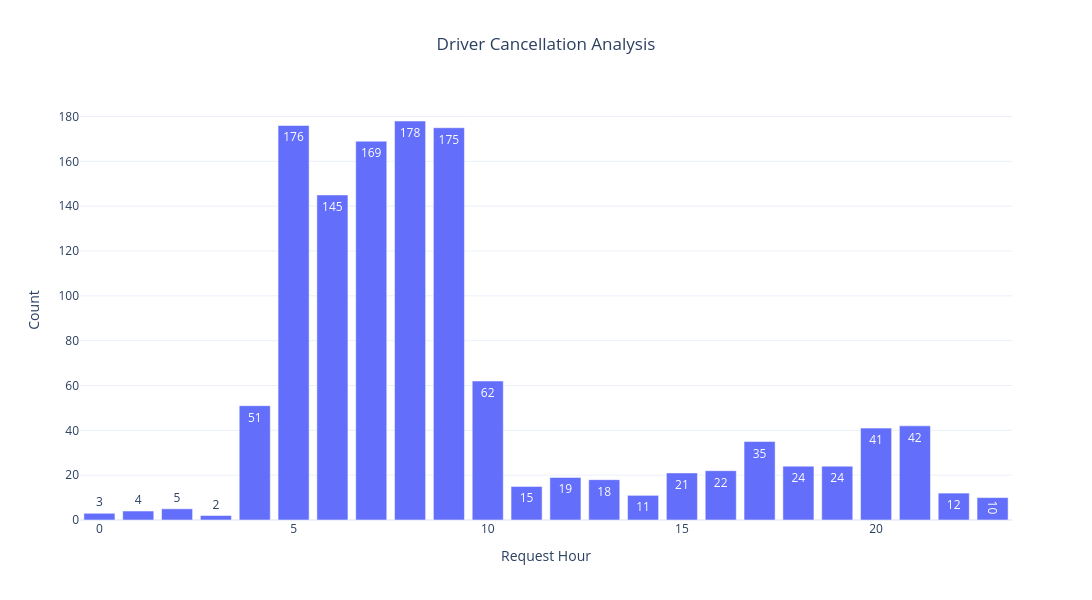

Notebook code for this chart:
### Code cell
cancelled = df[df['Status'] == 'Cancelled']

cancel_hour = cancelled.groupby('Request Hour').size().reset_index(name='Count')

fig = px.bar(
    cancel_hour,
    x='Request Hour',
    y='Count',
    text='Count',
    title='Driver Cancellation Analysis'
)

fig.update_layout(
    title_x=0.5,
    width=1100,
    height=600
)

fig.show()

### Figure 1 — Plotly figure (JSON) as saved in the notebook; plotly's stock layout.template omitted (floating-point values rounded to 4 significant figures)
{"data": [{"hovertemplate": "Request Hour=%{x}<br>Count=%{text}<extra></extra>", "legendgroup": "", "marker": {"color": "#636efa", "pattern": {"shape": ""}}, "name": "", "orientation": "v", "showlegend": false, "text": [3.0, 4.0, 5.0, 2.0, 51.0, 176.0, 145.0, 169.0, 178.0, 175.0, 62.0, 15.0, 19.0, 18.0, 11.0, 21.0, 22.0, 35.0, 24.0, 24.0, 41.0, 42.0, 12.0, 10.0], "textposition": "auto", "type": "bar", "x": [0, 1, 2, 3, 4, 5, 6, 7, 8, 9, 10, 11, 12, 13, 14, 15, 16, 17, 18, 19, 20, 21, 22, 23], "xaxis": "x", "y": [3, 4, 5, 2, 51, 176, 145, 169, 178, 175, 62, 15, 19, 18, 11, 21, 22, 35, 24, 24, 41, 42, 12, 10], "yaxis": "y"}], "layout": {"barmode": "relative", "height": 600, "legend": {"tracegroupgap": 0}, "title": {"text": "Driver Cancellation Analysis", "x": 0.5}, "width": 1100, "xaxis": {"anchor": "y", "domain": [0, 1], "title": {"text": "Request Hour"}}, "yaxis": {"anchor": "x", "domain": [0, 1], "title": {"text": "Count"}}}}
